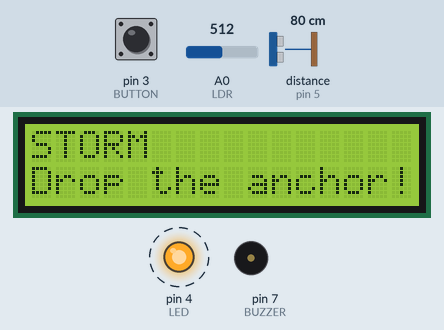
Simulated run of this sketch. Board: Arduino Uno, built with avr-gcc and run on an emulated ATmega328P. Parts: 16×2 character LCD, output pins drawn as LEDs (lit = HIGH), buzzer (waves = sounding). Wiring (inferred from the names in the program): ultrasonic range finder: trigger pin 6; echo pin 5. Dashed ring = blinking. The test bench sets the inputs (shaded band); at power-on: A0 (LDR) = 512, pin 3 (BUTTON) HIGH, distance to the obstacle (sensor on pin 5) 80 cm. The echo pulse lasts 58.3 µs per cm; pins used as bus, display or sensor lines are not drawn.

Above: at 1.11 s.
1.3 s: A0 (LDR) set to 912
3.1 s: A0 (LDR) set to 937
At 4.2 s:
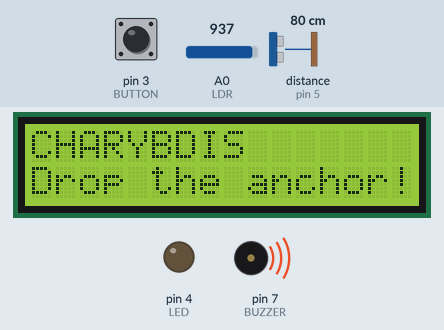
4.7 s: pin 3 (BUTTON) pulled LOW for 0.15 s
At 5.5 s:
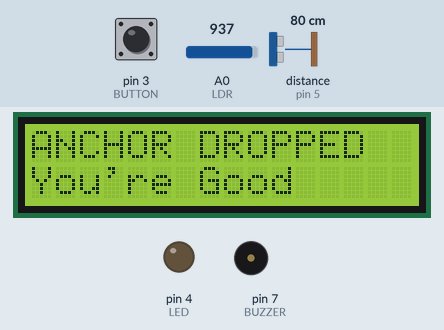
6.3 s: pin 3 (BUTTON) pulled LOW for 1 s
At 7.2 s:
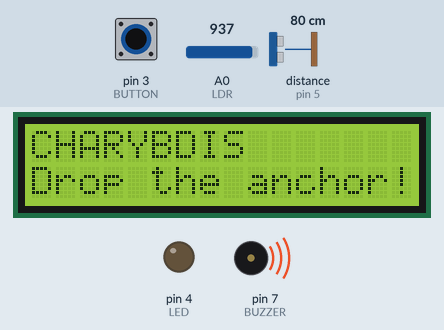
10.3 s: pin 3 (BUTTON) pulled LOW for 3.2 s
At 11.0 s:
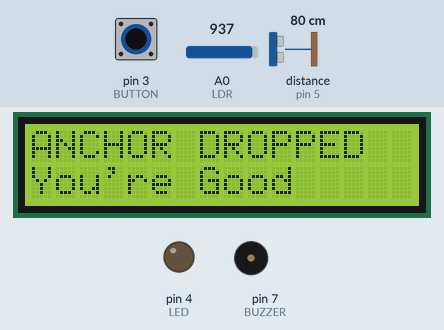
15.0 s: pin 3 (BUTTON) pulled LOW for 0.15 s
At 20.9 s:
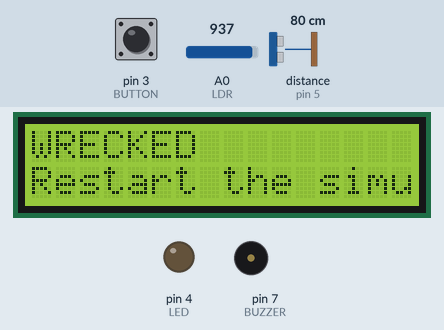
Timing chart, 0 to 21.6 s (numbered marks = the images above; inputs shaded):
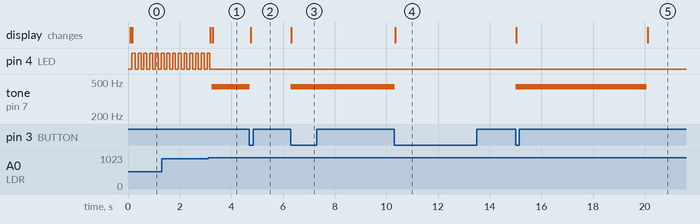

Measured:
- the behaviour switches between 927 and 928 on A0 (LDR) (found by bisection; images 0 and 1)
- after the input at 3.1 s, pin 4 (LED): goes on until 3.2 s, then stays LOW; tone on pin 7 (BUZZER): silent → 440 Hz after 0.15 s; the display: first changes after 0.09 s (image 1 shows a later state)
- after the input at 4.7 s, tone on pin 7 (BUZZER): 440 Hz → silent at once; the display: changes after 0.05 s (image 2)
- after the input at 6.3 s, tone on pin 7 (BUZZER): silent → 440 Hz at once; the display: changes at once (image 3)
- after the input at 10.3 s, tone on pin 7 (BUZZER): 440 Hz → silent after 0.02 s instead of 1.1 s; the display: changes after 0.05 s (image 4)
- after the input at 15.0 s, tone on pin 7 (BUZZER): silent → 440 Hz at once, → silent 5.1 s later; the display: first changes at once (image 5 shows a later state)
- by itself, pin 4 (LED): alternates HIGH for 0.11 s and LOW for 0.11 s

The sketch:

Arduino_Code__Sai_Pranav_Perugupalli_2026A8PS0453H_.ino
```cpp
// Code for Avionics Task-2 by Sai Pranav Perugupalli - 2026A8PS0453H from EnI, BPHC.

#include <Wire.h>
#include <LiquidCrystal_I2C.h>

LiquidCrystal_I2C lcd(0x27, 16, 2);

const int BUTTON = 3;              //LCD ---> SDA = A4 & SCL = A5
const int LED = 4;
const int ECHO = 5;
const int TRIG = 6;
const int BUZZER = 7;
const int LDR = A0;

const int lightThreshold = 95;     //Light threshold of ~50% adjusted to Tinkercad Physics
const int distThreshold = 100;     //Distance threshold of 100cm
const int cooldownTime = 5000;     //Time window for dropping the anchor after Storm/Charybdis
bool anchorDropped = false;        //Current state of the anchor
bool lastButtonState = HIGH;       //Default button state = HIGH
unsigned long wreckStartTime = 0;  //Stopwatch
unsigned long lastBlinkTime = 0;   //For blinking LED... Cuz, why not?
bool ledState = LOW;               //Default LED state = LOW
String currentLine1 = "";          //First line displayed on LCD
String currentLine2 = "";          //Second line displayed on LCD

enum SystemState {OPEN_SEA, ANCHOR_DROPPED, WRECKED, STORM, CHARYBDIS};    //States

SystemState currentState = OPEN_SEA;  //Default state at starting the simulation

long getDistance() {                  //Function that outputs distance in cm
  digitalWrite(TRIG, LOW);
  delayMicroseconds(2);
  digitalWrite(TRIG, HIGH);
  delayMicroseconds(10);
  digitalWrite (TRIG, LOW);
  long duration = pulseIn(ECHO, HIGH, 30000);  //Records the time taken for the pulse to get detected by the ECHO pin
  return duration * 0.0343 / 2;
}

void anchorButtonState() {                     //Toggles the anchor state when you press the push button

  bool currentButtonState = digitalRead(BUTTON);
  if (lastButtonState == HIGH && currentButtonState == LOW) {
  anchorDropped = !anchorDropped;
  }
  lastButtonState = currentButtonState;
}

void blinkLED(int interval) {                  //Blinks LED without using the delay() function
  unsigned long currentMillis = millis();
  if (currentMillis - lastBlinkTime >= interval) {
    lastBlinkTime = currentMillis;
    ledState = !ledState;
    digitalWrite(LED, ledState);
  }
}

void updateLCD(String line1, String line2) {    //Updates LCD cleanly without flicker

  if (line1 != currentLine1 || line2 != currentLine2) {
    lcd.clear();

    lcd.setCursor(0, 0);
    lcd.print(line1);

    lcd.setCursor(0, 1);
    lcd.print(line2);

    currentLine1 = line1;
    currentLine2 = line2;
  }
}

void stopBlinking() {                           //Stops the LED blinking... Duh...
  digitalWrite(LED, LOW);
  ledState = LOW;
}

void setup() {
//Serial.begin(9600);
  lcd.init();
  lcd.backlight();

  pinMode(BUTTON, INPUT_PULLUP);
  pinMode(LED, OUTPUT);
  pinMode(ECHO, INPUT);
  pinMode(TRIG, OUTPUT);
  pinMode(BUZZER, OUTPUT);
  pinMode(LDR, INPUT);
}

void loop() {
//Serial.println(analogRead(LDR));
  int lightLevel = map(analogRead(LDR), 54, 974, 1, 100);          //TinkerCAD has some weird rules on the light intensity
//Serial.println(lightLevel);
  int distance = getDistance();                                    //The returned value is stored in the variable -> distance
  bool isStorm = (lightLevel < lightThreshold);                    //isStorm can be True or False
  bool isCharybdis = (distance < distThreshold);                   //Again, can be True or False

  anchorButtonState();                                             //Checks the anchor button

if (currentState != WRECKED) {                                     //When the simulation is not wrecked,
    if (anchorDropped) {                                           //If anchor is dropped, set the state to Anchor_Dropped
      currentState = ANCHOR_DROPPED;
      wreckStartTime = 0;
    }
  	else if (currentState == ANCHOR_DROPPED) {                     //If anchor is not dropped,
		  if (isStorm) {                                               //Lines 105 to 117 were added to the code to fix the issue that, if you withdraw the anchor during Storm and/or Charybdis, the state goes to Open_Sea for a fraction of a second before showing the respective correct state...
        currentState = STORM;
        wreckStartTime = millis();
      }
      else if (isCharybdis) {
        currentState = CHARYBDIS;
        wreckStartTime = millis();
      }
      else {
        currentState = OPEN_SEA;
      }
    }
  }

  switch (currentState) {                                          //Switch - Case statements to switch the current state

    case OPEN_SEA:
      stopBlinking();
      noTone(BUZZER);
      updateLCD("OPEN SEA", "SAILING SAFELY");

      if (isStorm) {
        currentState=STORM;
        wreckStartTime=millis();
      }
      else if (isCharybdis) {
        currentState=CHARYBDIS;
        wreckStartTime=millis();
      }
      break;

    case ANCHOR_DROPPED:
      stopBlinking();
      noTone(BUZZER);
      updateLCD("ANCHOR DROPPED", "You're Good");
      break;

    case STORM:
      blinkLED(100);
      noTone(BUZZER);
      updateLCD("STORM", "Drop the anchor!");

      if (millis() - wreckStartTime >= cooldownTime) {
        currentState=WRECKED;
      }
      else if (!isStorm) {
        currentState=OPEN_SEA;
        wreckStartTime=0;
      }
      break;

    case CHARYBDIS:
      stopBlinking();
      tone(BUZZER, 440);
      updateLCD("CHARYBDIS", "Drop the anchor!");

      if (millis() - wreckStartTime >= cooldownTime) {
        currentState = WRECKED;
      }
      else if (!isCharybdis) {
        currentState = OPEN_SEA;
        wreckStartTime = 0;
      }
      break;

    case WRECKED:
      stopBlinking();
      noTone(BUZZER);
      updateLCD("WRECKED", "Restart the simulation");
      break;
  }

	delay(50);                 //Adding this delay made the code run smoother...
}
```
